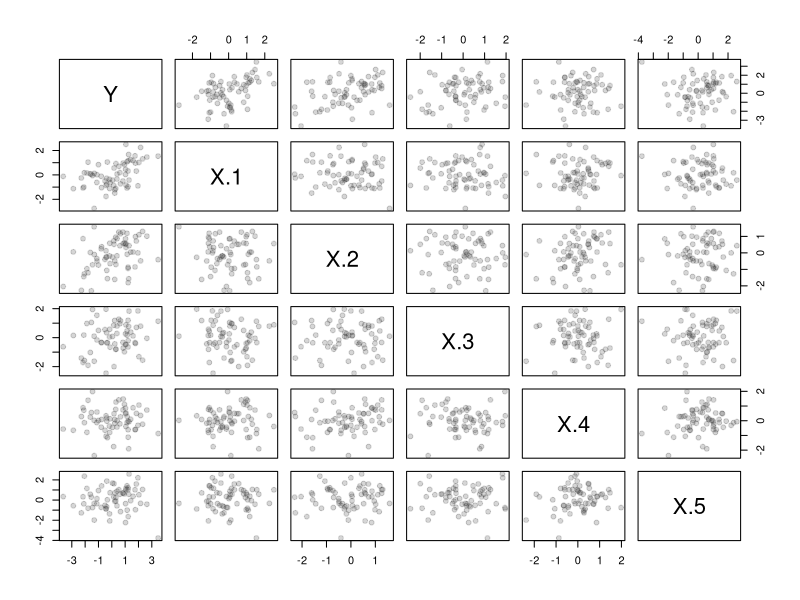
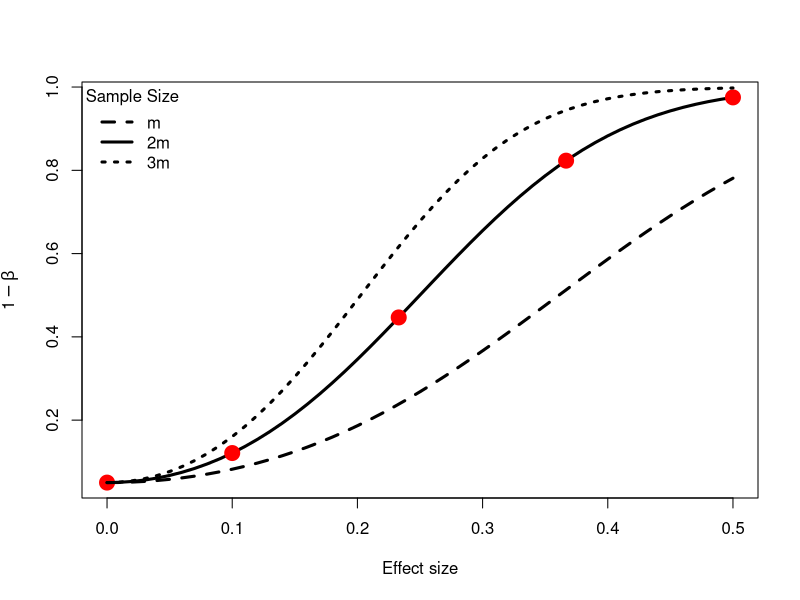
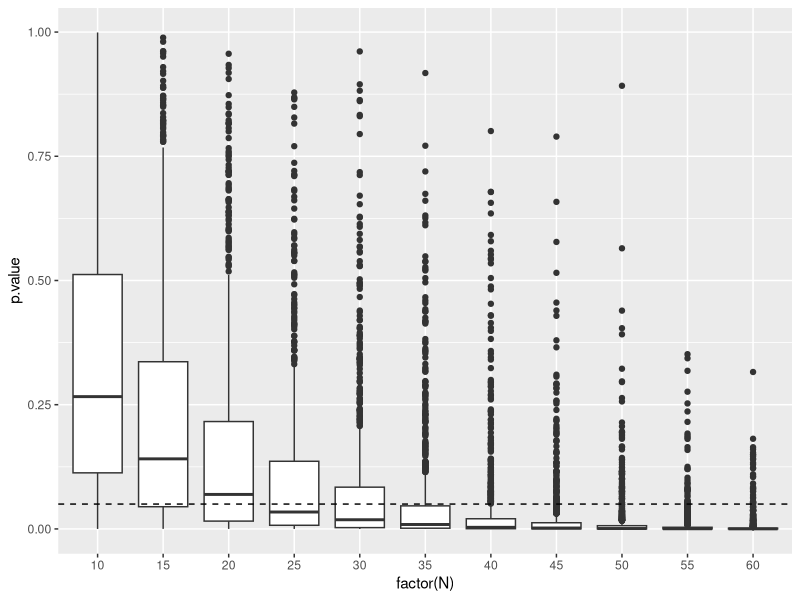

R code for these plots, in order:
## ---- chunk 1
# load necessary packages here
library(xtable)
library(dplyr)
library(tidyr)
library(broom)
library(purrr)
library(ggplot2)
## ---- chunk 2
data = matrix(c(" ","Observation","Experiment","Prediction","Cross Validation","*","Estimation","AIC","*","Hypothesis Testing","AIC","Backwards Selection"),nrow=3,ncol=4)

datatable = xtable(data,label="typology",caption="The combination of data source and inferential goal yields a 2 x 3 table of commonly used methods. The cells marked with * are not typically observed.")
print(datatable,type = "html", include.rownames=FALSE, include.colnames=FALSE,hline.after=c(0,1,nrow(datatable)),caption.placement="top")
## ---- chunk 3
set.seed(123456)
make.data=function(C=c(2,1,0.5,0.25,0),N,re = 1){
X = matrix(rnorm(length(C)*N),nrow=N)
Ypred = X %*% C
Y = rnorm(N,Ypred,re)
data=data.frame(Y,X)
names(data)[2:(length(C)+1)] = paste("X.",1:length(C),sep="")
return(data)
}
m = 32
N=2*m
baseline=c(0.5,0.3667,0.233,0.1,0)
data1 = make.data(baseline,N=N)
pairs(data1,pch=19,col=rgb(0.2,0.2,0.2,0.2))
## ---- chunk 4
data1.lm0 = lm(Y~X.1+X.2+X.3+X.4+X.5,data=data1)
lm0.table = xtable(data1.lm0,caption="Output of a linear model with all 5 predictor variables included for a single sample from the baseline scenario.",label="lm0")
print(lm0.table,type = "html", caption.placement="top", html.table.attributes = "id=lm0 border=1")
## ---- chunk 5
v = N-2
delta = seq(0,.5,0.01)
power = pt(delta*sqrt(N)-qt(0.975,v),v) + pt(-delta*sqrt(N)-qt(0.975,v),v)
plot(delta,power,xlab="Effect size",ylab=expression(1-beta),type="l",lwd=3)
power = pt(baseline*sqrt(N)-qt(0.975,v),v) + pt(-baseline*sqrt(N)-qt(0.975,v),v)
points(baseline,power,pch=19,col="red",cex=2)
v = (N/2)-2
power = pt(delta*sqrt(N/2)-qt(0.975,v),v) + pt(-delta*sqrt(N/2)-qt(0.975,v),v)
lines(delta,power,lty=2,lwd=3)
v = (3*N/2)-2
power = pt(delta*sqrt(3*N/2)-qt(0.975,v),v) + pt(-delta*sqrt(3*N/2)-qt(0.975,v),v)
lines(delta,power,lty=3,lwd=3)
legend("topleft",bty="n",legend=c("m","2m","3m"),title="Sample Size",lty=c(2,1,3),lwd=3)
## ---- chunk 6
set.seed(234561)
results = matrix(NA,nrow=1000,ncol=7)
for (i in 1:1000){
  test.lm = lm(Y~X.1+X.2+X.3+X.4+X.5,data=make.data(baseline,N=N))
  results[i,1:6] = tidy(test.lm)$statistic
  results[i,7] = glance(test.lm)$statistic
}
simPower <- apply(results[,1:6],2,function(x)sum(x>qt(0.975,N-2)))
# compare to 
v = N-2
power = pt(baseline*sqrt(N)-qt(0.975,v),v) + pt(-baseline*sqrt(N)-qt(0.975,v),v)
expectedPower <- c(25,floor(power*1000))
knitr::kable(cbind(simPower,expectedPower))
## ---- chunk 7
# first prepare a dataframe with the inputs
df <- crossing(N=seq(10,2*m,5),Rep=1:1000)
df <- mutate(df,
             data = map(N, make.data, C=baseline),
             fullfit = map(data, function(xx)lm(Y~X.1+X.2+X.3+X.4+X.5, data=xx)))
df2 <- mutate(df, 
             statistics = map(fullfit, glance),
             estimates = map(fullfit, tidy)) %>% 
  unnest(statistics)
ggplot(df2, aes(x = factor(N), y = p.value)) + geom_boxplot() + geom_hline(yintercept = 0.05, linetype = 2)
## ---- chunk 8

